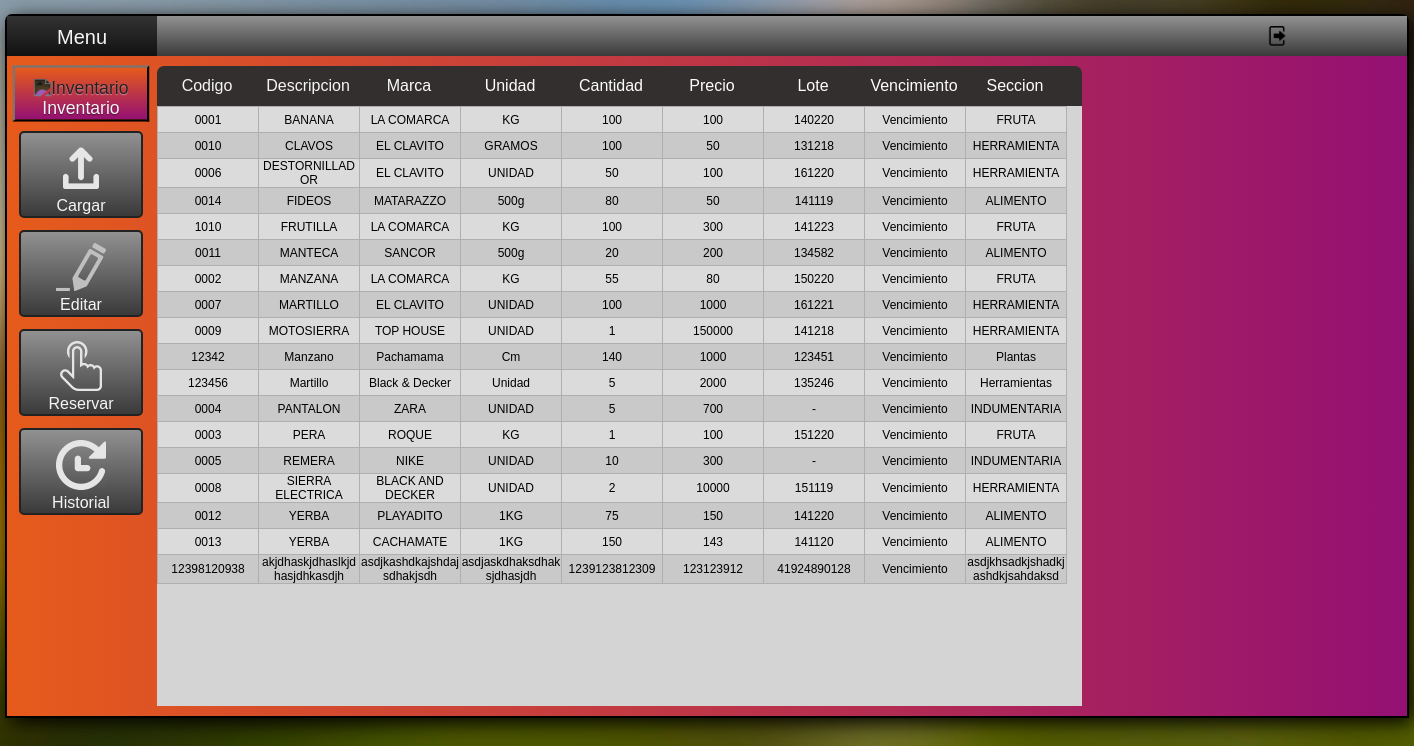
/nombre, run on the app's committed database.
### Sistema_Gestion_App/models.py (models this page shows, shortened)
class Articulos (models.Model):
    nombre=models.CharField(max_length=30)
    seccion=models.CharField(max_length=20, default='')
    cantidad=models.IntegerField(default=0)
    precio=models.IntegerField(default=0)
    marca=models.CharField(max_length=20, default='')
    unidad=models.CharField(max_length=20, default='')
    codigo=models.CharField(max_length=20, default='')
    lote=models.CharField(max_length=20, default='')

### Sistema_Gestion_App/views.py (the view)
# urls.py: path('nombre', views.nombre, name="Nombre"),
def nombre(request):
    global ordername
    if ordername:
        articulos=Articulos.objects.filter(nombre__icontains="").order_by("nombre")
        ordername=False
    else:
        articulos=Articulos.objects.filter(nombre__icontains="").order_by("-nombre")
        ordername=True
    return render(request, "inventario/inventario.html",{"articulos":articulos})

### Sistema_Gestion_App/templates/inventario/inventario.html (shortened to what this page needs)
<!doctype html>
<html>
<head>
{% load static %}
{% include 'links.html' %}
<link rel="stylesheet" href="{% static 'css/inventario.css' %}"/>
</head>
<body>
<div id="centrar">
<nav class="barralateral">
    <div class="menu">
        <a href="{% url 'Menu' %}">
            <p>Menu</p>
        </a>
    </div>
    <a href="{% url 'Inventario' %}">
        <div class="seleccionado">
          <img class="icon" alt="Inventario" draggable="false" src="{% static 'imagenes/inventario.png' %}">
          <p>Inventario</p>
        </div>
    </a>
    <a href="{% url 'Cargar' %}">
        <div class="boton">
          <img class="icon" alt="Cargar" draggable="false" src="{% static 'imagenes/cargar.png' %}">
          <p>Cargar</p>
        </div>
    </a>
    <a href="{% url 'Editar' %}">
        <div class="boton">
            <img class="icon" alt="Editar" draggable="false" src="{% static 'imagenes/editar.png' %}">
            <p>Editar</p>
        </div>
    </a>
    <a href="{% url 'Reservar' %}">
        <div class="boton">
            <img class="icon" alt="Reservar" draggable="false" src="{% static 'imagenes/reservar.png' %}">
            <p>Reservar</p>
        </div>
    </a>
    <a href="{% url 'Historial' %}">
        <div class="boton">
            <img class="icon" alt="Historial" draggable="false" src="{% static 'imagenes/historial.png' %}">
            <p>Historial</p>
        </div>
    </a>
</nav>
{% include 'cabecera.html' %}
<section>
    <div class="tabla">
        <div class="header">
        <table>
            <tr>
                <td><a href="prueba">Codigo</a></td><td><a href="nombre">Descripcion</a></td><td>Marca</td><td>Unidad</td><td>Cantidad</td><td>Precio</td><td>Lote</td><td>Vencimiento</td><td>Seccion</td>
            </tr>
        </table>
        </div>
        <div class="content">
        <table>
            <tbody>
                {% for articulo in articulos %}
                <tr><td>{{articulo.codigo}}</td><td>{{articulo.nombre}}</td><td>{{articulo.marca}}</td><td>{{articulo.unidad}}</td><td>{{articulo.cantidad}}</td><td>{{articulo.precio}}</td><td>{{articulo.lote}}</td><td>Vencimiento</td><td>{{articulo.seccion}}</td></tr>
                {% endfor %}
            </tbody>
        </table>
        </div>
    </div>
</section>
</div>
</body>
</html>

### Sistema_Gestion_App/static/css/menu.css (style rules this page uses)
* { padding:0; margin:0; font-size: 100%; font-weight: normal; font-family: Arial, Helvetica, sans-serif; }
body { background: url("/static/imagenes/fondo.jpg"); background-size: cover; background-attachment:fixed; }
#centrar { width: 1400px; height: 700px; margin:auto; margin-top: 1%; background-image: linear-gradient(to Right,#e65b1b,#941073); border: 2px solid black; border-top-left-radius: 7px; border-top-right-radius: 7px; box-shadow: 5px 5px 20px black; }
.barralateral { float:left; padding:0; width:150px; height: 640px; }
.barralateral .menu { color: whitesmoke; background-image: linear-gradient(to Bottom,#333333,#111111); height:40px; text-align: center; user-select: none; }
.barralateral .menu p { padding-top: 10px; font-size: 20px; }
.barralateral .icon { width:50px; filter: invert(90%); }
a:link, a:visited { text-decoration: none; color:whitesmoke; }
.boton { background-image: linear-gradient(to Bottom,#919191,#3a3a3a); text-align: center; margin: 12px; padding-top: 10px; padding-bottom: 1px; transition: 0.5s ease-in-out 0.05s; width:120px; border:none; border-radius: 5px; border: 2px double #222222; }
.seleccionado { background-image: linear-gradient(to Bottom,#268626,#144617); text-align: center; margin: 12px; padding-top: 10px; padding-bottom: 1px; transition: 0.5s ease-in-out 0.05s; width:120px; border: 2px outset #222222; transform: scale(1.1); border-radius: 0px; text-shadow: 0 1px 1px rgba(0,0,0,0.5); }

### Sistema_Gestion_App/static/css/seleccionado.css (style rules this page uses)
.seleccionado { background-image: linear-gradient(to Bottom,#e65b1b,#941073); text-align: center; margin: 12px; padding-top: 10px; padding-bottom: 1px; transition: 0.5s ease-in-out 0.05s; width:120px; border: 2px outset #222222; transform: scale(1.1); border-radius: 0px; text-shadow: 0 1px 1px rgba(0,0,0,0.5); }

### Sistema_Gestion_App/static/css/inventario.css (style rules this page uses)
.tabla { display: flex; flex-direction: column; margin-top: 10px; width: 925px; text-align: center; justify-content: flex-end; }
table { border-collapse: collapse; }
.header { background-color: #332f2f; border-top-left-radius: 7px; border-top-right-radius: 7px; color: #FDFDFD; }
.header table td { height:40px; width: 100px; max-width: 100px; border-right: 1px solid transparent; }
.content { height: 600px; overflow-y: scroll; word-wrap: break-word; background-color: #d4d4d4; }
.content td { border-collapse: collapse; border: 1px solid #afafaf; font-size: 12px; width: 100px; max-width: 100px; height: 25px; }
.content tr:nth-child(even) { background-color: #c9c9c9; }
.content tr:nth-child(odd) { background-color: #dbdbdb; }

### data on the page
Articulos: codigo "0001", nombre "BANANA", marca "LA COMARCA", unidad "KG", cantidad "100", precio "100", lote "140220", seccion "FRUTA"
Articulos: codigo "0010", nombre "CLAVOS", marca "EL CLAVITO", unidad "GRAMOS", cantidad "100", precio "50", lote "131218", seccion "HERRAMIENTA"
Articulos: codigo "0006", nombre "DESTORNILLADOR", marca "EL CLAVITO", unidad "UNIDAD", cantidad "50", precio "100", lote "161220", seccion "HERRAMIENTA"
Articulos: codigo "0014", nombre "FIDEOS", marca "MATARAZZO", unidad "500g", cantidad "80", precio "50", lote "141119", seccion "ALIMENTO"
Articulos: codigo "1010", nombre "FRUTILLA", marca "LA COMARCA", unidad "KG", cantidad "100", precio "300", lote "141223", seccion "FRUTA"
Articulos: codigo "0011", nombre "MANTECA", marca "SANCOR", unidad "500g", cantidad "20", precio "200", lote "134582", seccion "ALIMENTO"
Articulos: codigo "0002", nombre "MANZANA", marca "LA COMARCA", unidad "KG", cantidad "55", precio "80", lote "150220", seccion "FRUTA"
Articulos: codigo "0007", nombre "MARTILLO", marca "EL CLAVITO", unidad "UNIDAD", cantidad "100", precio "1000", lote "161221", seccion "HERRAMIENTA"
Articulos: codigo "0009", nombre "MOTOSIERRA", marca "TOP HOUSE", unidad "UNIDAD", cantidad "1", precio "150000", lote "141218", seccion "HERRAMIENTA"
Articulos: codigo "12342", nombre "Manzano", marca "Pachamama", unidad "Cm", cantidad "140", precio "1000", lote "123451", seccion "Plantas"
Articulos: codigo "123456", nombre "Martillo", marca "Black & Decker", unidad "Unidad", cantidad "5", precio "2000", lote "135246", seccion "Herramientas"
Articulos: codigo "0004", nombre "PANTALON", marca "ZARA", unidad "UNIDAD", cantidad "5", precio "700", lote "-", seccion "INDUMENTARIA"
Articulos: codigo "0003", nombre "PERA", marca "ROQUE", unidad "KG", cantidad "1", precio "100", lote "151220", seccion "FRUTA"
Articulos: codigo "0005", nombre "REMERA", marca "NIKE", unidad "UNIDAD", cantidad "10", precio "300", lote "-", seccion "INDUMENTARIA"
Articulos: codigo "0008", nombre "SIERRA ELECTRICA", marca "BLACK AND DECKER", unidad "UNIDAD", cantidad "2", precio "10000", lote "151119", seccion "HERRAMIENTA"
Articulos: codigo "0012", nombre "YERBA", marca "PLAYADITO", unidad "1KG", cantidad "75", precio "150", lote "141220", seccion "ALIMENTO"
Articulos: codigo "0013", nombre "YERBA", marca "CACHAMATE", unidad "1KG", cantidad "150", precio "143", lote "141120", seccion "ALIMENTO"
Articulos: codigo "12398120938", nombre "akjdhaskjdhaslkjdhasjdhkasdjh", marca "asdjkashdkajshdajsdhakjsdh", unidad "asdjaskdhaksdhaksjdhasjdh", cantidad "1239123812309", precio "123123912", lote "41924890128", seccion "asdjkhsadkjshadkjashdkjsahdaksd"
